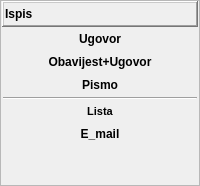
                <widget class="QFrame" name="fraIspis">
                 <property name="sizePolicy">
                  <sizepolicy hsizetype="Preferred" vsizetype="Expanding">
                   <horstretch>0</horstretch>
                   <verstretch>0</verstretch>
                  </sizepolicy>
                 </property>
                 <property name="frameShape">
                  <enum>QFrame::StyledPanel</enum>
                 </property>
                 <property name="frameShadow">
                  <enum>QFrame::Raised</enum>
                 </property>
                 <layout class="QVBoxLayout" name="verticalLayout_13">
                  <property name="spacing">
                   <number>1</number>
                  </property>
                  <property name="leftMargin">
                   <number>1</number>
                  </property>
                  <property name="topMargin">
                   <number>0</number>
                  </property>
                  <property name="rightMargin">
                   <number>1</number>
                  </property>
                  <property name="bottomMargin">
                   <number>0</number>
                  </property>
                  <item>
                   <widget class="QFrame" name="fraTipKupcaTitle_4">
                    <property name="sizePolicy">
                     <sizepolicy hsizetype="Preferred" vsizetype="Maximum">
                      <horstretch>0</horstretch>
                      <verstretch>0</verstretch>
                     </sizepolicy>
                    </property>
                    <property name="frameShape">
                     <enum>QFrame::WinPanel</enum>
                    </property>
                    <property name="frameShadow">
                     <enum>QFrame::Raised</enum>
                    </property>
                    <layout class="QHBoxLayout" name="horizontalLayout_9">
                     <property name="spacing">
                      <number>1</number>
                     </property>
                     <property name="leftMargin">
                      <number>1</number>
                     </property>
                     <property name="topMargin">
                      <number>0</number>
                     </property>
                     <property name="rightMargin">
                      <number>1</number>
                     </property>
                     <property name="bottomMargin">
                      <number>0</number>
                     </property>
                     <item>
                      <widget class="QLabel" name="lblIspisTitle">
                       <property name="font">
                        <font>
                         <weight>75</weight>
                         <bold>true</bold>
                        </font>
                       </property>
                       <property name="text">
                        <string>Ispis</string>
                       </property>
                      </widget>
                     </item>
                     <item>
                      <widget class="QPushButton" name="pushButton_5">
                       <property name="sizePolicy">
                        <sizepolicy hsizetype="Maximum" vsizetype="Fixed">
                         <horstretch>0</horstretch>
                         <verstretch>0</verstretch>
                        </sizepolicy>
                       </property>
                       <property name="text">
                        <string/>
                       </property>
                       <property name="icon">
                        <iconset resource="../../resources/DonatForm.qrc">
                         <normaloff>:/InDonat/Forms/images/ig_menuGreenUp.gif</normaloff>:/InDonat/Forms/images/ig_menuGreenUp.gif</iconset>
                       </property>
                       <property name="iconSize">
                        <size>
                         <width>16</width>
                         <height>24</height>
                        </size>
                       </property>
                       <property name="flat">
                        <bool>true</bool>
                       </property>
                      </widget>
                     </item>
                    </layout>
                   </widget>
                  </item>
                  <item>
                   <widget class="QFrame" name="fraTipKupcaButtons_4">
                    <property name="sizePolicy">
                     <sizepolicy hsizetype="Preferred" vsizetype="Expanding">
                      <horstretch>0</horstretch>
                      <verstretch>0</verstretch>
                     </sizepolicy>
                    </property>
                    <property name="frameShape">
                     <enum>QFrame::NoFrame</enum>
                    </property>
                    <property name="frameShadow">
                     <enum>QFrame::Raised</enum>
                    </property>
                    <layout class="QVBoxLayout" name="verticalLayout_14">
                     <property name="spacing">
                      <number>1</number>
                     </property>
                     <property name="leftMargin">
                      <number>1</number>
                     </property>
                     <property name="topMargin">
                      <number>0</number>
                     </property>
                     <property name="rightMargin">
                      <number>1</number>
                     </property>
                     <property name="bottomMargin">
                      <number>0</number>
                     </property>
                     <item>
                      <widget class="QPushButton" name="btnUgovor">
                       <property name="font">
                        <font>
                         <weight>75</weight>
                         <bold>true</bold>
                        </font>
                       </property>
                       <property name="cursor">
                        <cursorShape>PointingHandCursor</cursorShape>
                       </property>
                       <property name="text">
                        <string>Ugovor</string>
                       </property>
                       <property name="icon">
                        <iconset resource="../../resources/DonatForm.qrc">
                         <normaloff>:/InDonat/Forms/images/dll-icon.jpg</normaloff>:/InDonat/Forms/images/dll-icon.jpg</iconset>
                       </property>
                       <property name="flat">
                        <bool>true</bool>
                       </property>
                      </widget>
                     </item>
                     <item>
                      <widget class="QPushButton" name="btnObavijest">
                       <property name="font">
                        <font>
                         <weight>75</weight>
                         <bold>true</bold>
                        </font>
                       </property>
                       <property name="cursor">
                        <cursorShape>PointingHandCursor</cursorShape>
                       </property>
                       <property name="text">
                        <string>Obavijest+Ugovor</string>
                       </property>
                       <property name="icon">
                        <iconset resource="../../resources/DonatForm.qrc">
                         <normaloff>:/InDonat/Forms/images/dll-icon.jpg</normaloff>:/InDonat/Forms/images/dll-icon.jpg</iconset>
                       </property>
                       <property name="flat">
                        <bool>true</bool>
                       </property>
                      </widget>
                     </item>
                     <item>
                      <widget class="QPushButton" name="btnPismo">
                       <property name="font">
                        <font>
                         <weight>75</weight>
                         <bold>true</bold>
                        </font>
                       </property>
                       <property name="cursor">
                        <cursorShape>PointingHandCursor</cursorShape>
                       </property>
                       <property name="text">
                        <string>Pismo</string>
                       </property>
                       <property name="icon">
                        <iconset resource="../../resources/DonatForm.qrc">
                         <normaloff>:/InDonat/Forms/images/dll-icon.jpg</normaloff>:/InDonat/Forms/images/dll-icon.jpg</iconset>
                       </property>
                       <property name="flat">
                        <bool>true</bool>
                       </property>
                      </widget>
                     </item>
                     <item>
                      <widget class="Line" name="line_6">
                       <property name="orientation">
                        <enum>Qt::Horizontal</enum>
                       </property>
                      </widget>
                     </item>
                     <item>
                      <widget class="QPushButton" name="btnListaIspis">
                       <property name="font">
                        <font>
                         <pointsize>8</pointsize>
                         <weight>75</weight>
                         <bold>true</bold>
                        </font>
                       </property>
                       <property name="cursor">
                        <cursorShape>PointingHandCursor</cursorShape>
                       </property>
                       <property name="text">
                        <string>Lista</string>
                       </property>
                       <property name="icon">
                        <iconset resource="../../resources/DonatForm.qrc">
                         <normaloff>:/InDonat/Forms/images/dll-icon.jpg</normaloff>:/InDonat/Forms/images/dll-icon.jpg</iconset>
                       </property>
                       <property name="flat">
                        <bool>true</bool>
                       </property>
                      </widget>
                     </item>
                     <item>
                      <widget class="QPushButton" name="btnEMail">
                       <property name="font">
                        <font>
                         <weight>75</weight>
                         <bold>true</bold>
                        </font>
                       </property>
                       <property name="cursor">
                        <cursorShape>PointingHandCursor</cursorShape>
                       </property>
                       <property name="text">
                        <string>E_mail</string>
                       </property>
                       <property name="icon">
                        <iconset resource="../../resources/DonatForm.qrc">
                         <normaloff>:/InDonat/Forms/images/dll-icon.jpg</normaloff>:/InDonat/Forms/images/dll-icon.jpg</iconset>
                       </property>
                       <property name="flat">
                        <bool>true</bool>
                       </property>
                      </widget>
                     </item>
                     <item>
                      <spacer name="verticalSpacer">
                       <property name="orientation">
                        <enum>Qt::Vertical</enum>
                       </property>
                       <property name="sizeHint" stdset="0">
                        <size>
                         <width>20</width>
                         <height>40</height>
                        </size>
                       </property>
                      </spacer>
                     </item>
                    </layout>
                   </widget>
                  </item>
                 </layout>
                </widget>
